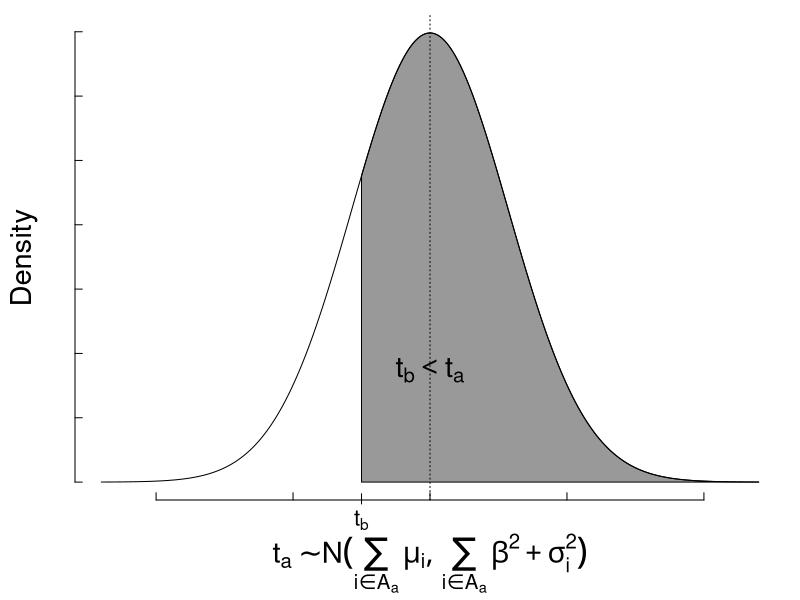

Write the R code that produced this figure.
###########################################
# Header
oldpar <- par(no.readonly = TRUE)
oldwd <- getwd()
this.dir <- dirname(parent.frame(2)$ofile)
nombre.R <-  sys.frame(1)$ofile
require(tools)
nombre <- print(file_path_sans_ext(nombre.R))
pdf(paste0(nombre,".pdf"))
setwd(this.dir)
#setwd("~/gaming/materias/inferencia_bayesiana/trabajoFinal/imagenes")
#####################################

par(mar=c(5,3.75,.75,.75))



beta <- 2000/7
s_1 <- 2000
s_2 <- 1750
tb <-  s_1+s_2

ta <- s_1 + s_2 + 250
D <- ( -1200+ta):(1200+ta)
dnormal <- dnorm(D,ta,beta)
plot(D,dnormal, type="l",lwd=1, xlab=expression(P[1]-P[2]),axes = F,ann = F)

axis(side=2, labels=NA,cex.axis=0.6,tck=0.015)
axis(side=1, labels=NA,cex.axis=0.6,tck=0.015)
axis(lwd=0,side=1, at=0,las=0,cex.axis=1.33,line=-0.6)
axis(lwd=1,side=1, at=tb,labels=expression( t[b]) ,las=0,cex.axis=1.33,line=-0.3)


mtext(text ="Density" ,side =2 ,line=2,cex=1.75)
mtext(text =expression( t[a] %~% N(sum(mu[i],i %in% A[a]),sum(beta^2+ sigma[i]^2,i %in% A[a])) ) ,side =1 ,line=4,cex=1.75)
abline(v=ta,lty=3)


base <- rep(0,length(D))
xx <- c(D[D>=tb],rev(D[D>=tb]))
yy <- c(base[D>=tb],rev(dnormal[D>=tb]) )
polygon(xx,yy,col=rgb(0,0,0,0.4))

mid <- length(D)%/%2
h <- dnormal[mid]/4
text(D[mid],h, expression(t[b]<t[a]), col = 1, cex=1.75)

#######################################
# end 
dev.off()
setwd(oldwd)
par(oldpar, new=F)
#########################################